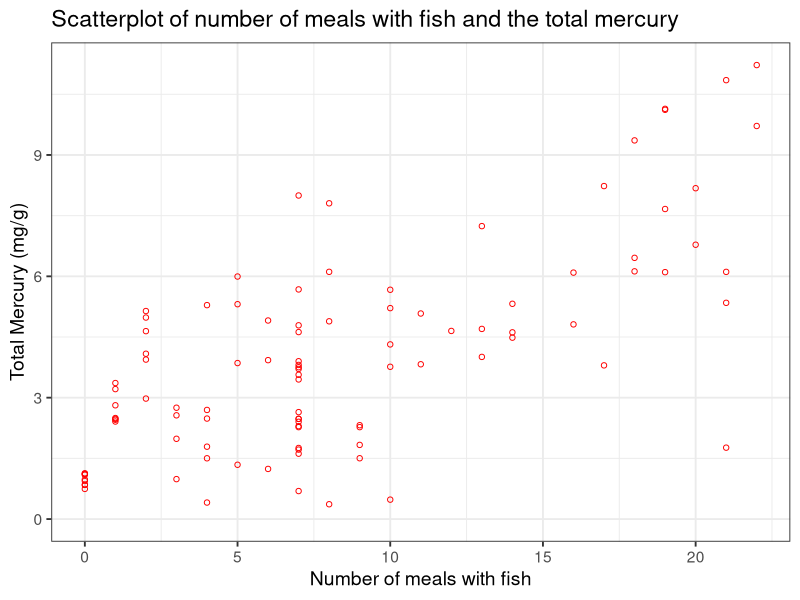
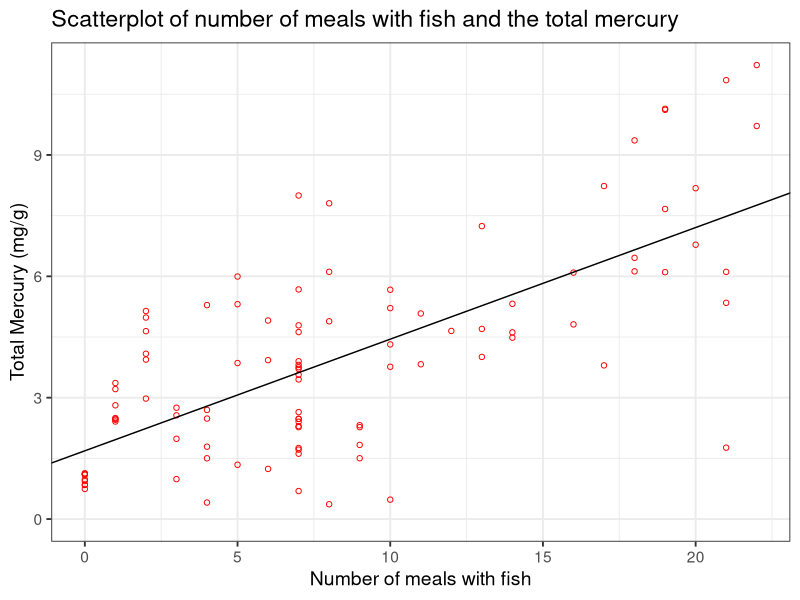

Recreate these plots in R, in order.
## ---- chunk 1
knitr::opts_chunk$set(echo = TRUE)
## ---- chunk 2

data <- read.csv("data.csv", header = TRUE)
attach(data)

## ---- chunk 3

require(ggplot2)
ggplot(data, aes(x=meals,y=mercury)) + 
  geom_point(shape=1,color="red") + xlab("Number of meals with fish") + ylab("Total Mercury (mg/g)") + xlim(c(0,max(meals))) + ylim(c(0,max(mercury))) + 
  ggtitle("Scatterplot of number of meals with fish and the total mercury") + theme_bw(base_size=14) 

#Description: There is a clear correlation between the number of meals with fish and the level of mercury in a person's head hair since as the amount meals increases the level of mercury increases as well.

## ---- chunk 4

sprintf("Correlation coefficient = %.7f", cor(meals, mercury))

#Explanation: There is approximately a 70% percent correlation between the amount of meals with fish and the levels of mercury.

## ---- chunk 5

my.model<-lm(data$mercury~data$meals)

ggplot(data, aes(x=meals,y=mercury)) + geom_point(shape=1,color="red") +
  xlab("Number of meals with fish") + 
  ylab("Total Mercury (mg/g)") + xlim(c(0,max(meals))) + ylim(c(0,max(mercury))) + 
  ggtitle("Scatterplot of number of meals with fish and the total mercury") + theme_bw(base_size=14) + 
  geom_abline(slope = my.model$coefficients[2],intercept=my.model$coefficients[1])

## ---- chunk 6

sprintf("β_0 = %.3f", my.model$coefficients[1])
sprintf("β_1 = %.3f", my.model$coefficients[2])

#Explanation: The β_0 of 1.688 means that the level of mercury when a person eats 0 meals with fish is 1.688 (mg/g). On the other hand, the β_1 of 0.276 means that the level of mercury increases by 0.276 (mg/g) for every meal with fish.

## ---- chunk 7

#6.1 - Hypothesis
#H0 ∶ β1 = 0 (there is no linear association) 
#H1 ∶ β1 ≠ 0 (there is a linear association)
#α = 0.05

#6.2 - Test statistic
#F-test
#df1 = 1
#df2 = 100-2 = 98

#6.3 - Decision rule
qf(.90, df1=1, df2=98)
#Decision Rule: Reject H0 if F ≥ 2.75743 Otherwise, do not reject H0

#6.4 - Compute the test statistic
anova(my.model)
summary(my.model)
#Reject H0 since 93.689 ≥ 4.183.
#We have significant evidence at the α = 0.10 level that β1 ≠ 0.There is evidence of a significant linear association between study time and exam score (here, p < 0.001 as calculated using software program).

library(Metrics)

#Root mean squared error (RMSE)
pred <- predict(my.model, data.frame(mercury = data$mercury))
sprintf("RMSE = %.6f", rmse(data$mercury, pred))

#R^2 value
sprintf("R^2 = %.6f", summary(my.model)$r.squared)

#90% confidence interval β_1
conf <- confint(my.model, level = .90)
sprintf("Confidence intervals = (%.6f, %.6f)", conf[2], conf[4])

#Description: An R-square value of 0.488754 means that there is a 48.87% of correlation between the variables. The root mean squared error (RMSE) of 1.798528 reflects the mean distance of the predicted values against the true values; in this case, the RMSE reflects that the linear model has a good accuracy. The confidence intervals of 0.228609 and 0.323292 means that we can say with 90% of confidence that β_1 lies between those values.
